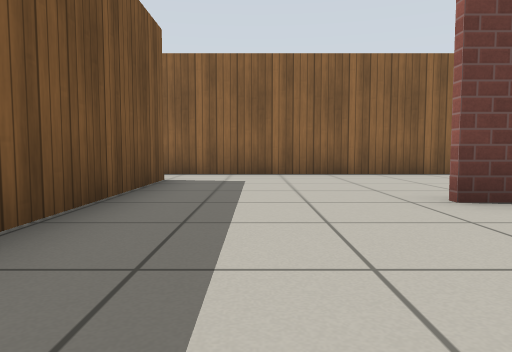
[1] (above)

24 first-person views from a walk through a Gazebo world. The camera is 0.5 m above the floor, tilts 4° down and sees 70° across. The floor is counted in squares, 1 m on a side. Each view is taken from the middle of a square. On the plan, view 1 faces up. The plan holds only what a view shows up to about 9 squares ahead; the rest is blank. Gazebo's built-in surfaces are drawn with simple patterns.

[2]
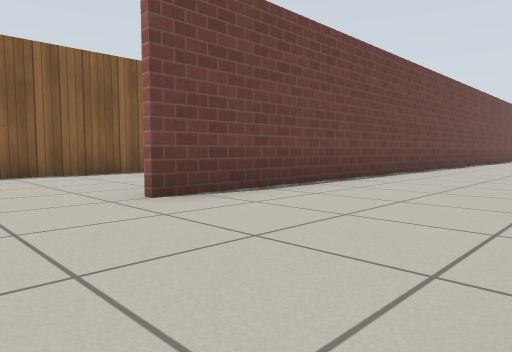

[3]
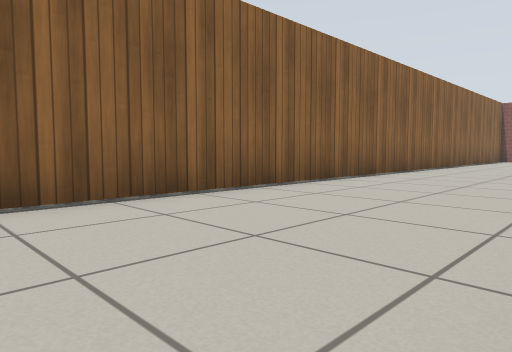

[4]
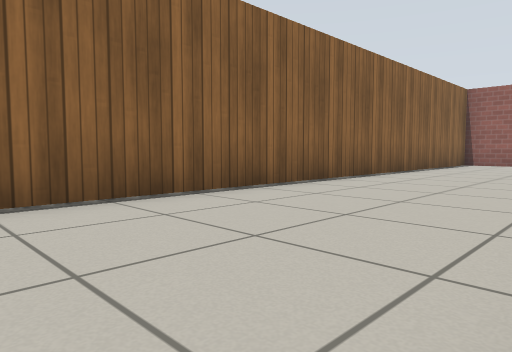

[5]
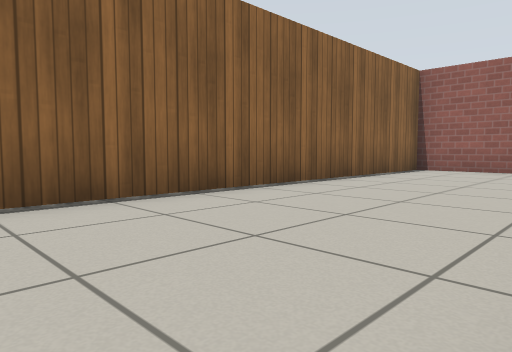

[6]
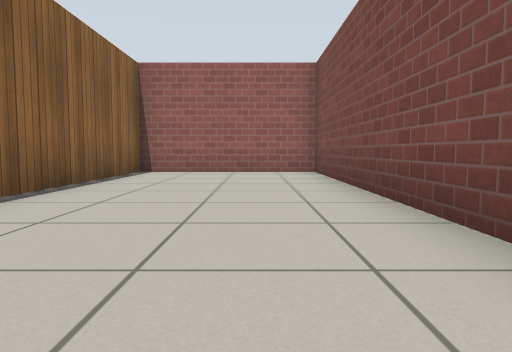

[7]
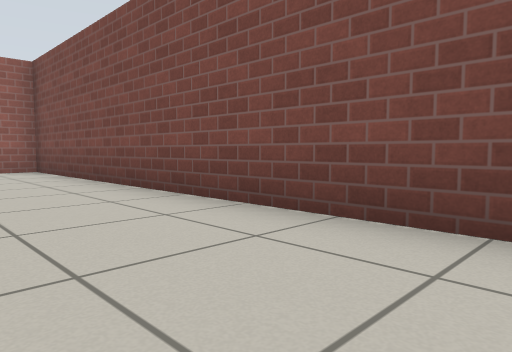

[8]
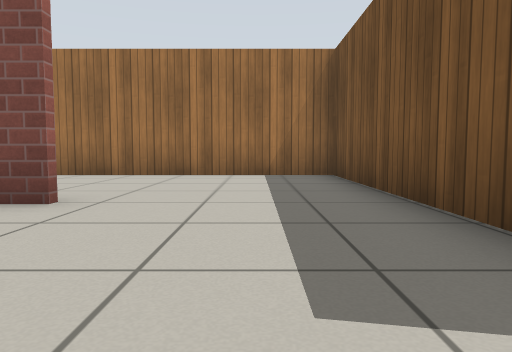

[9]
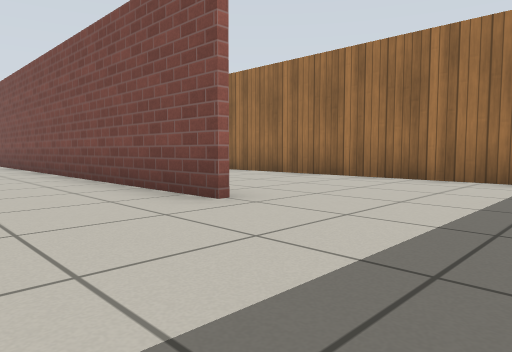

[10]
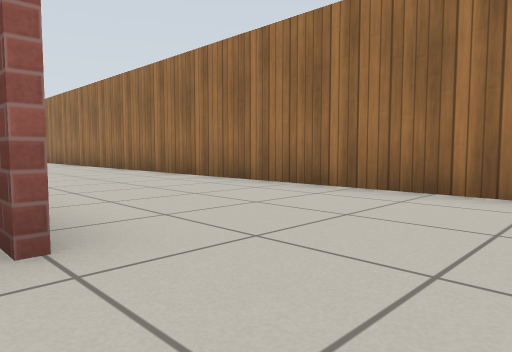

[11]
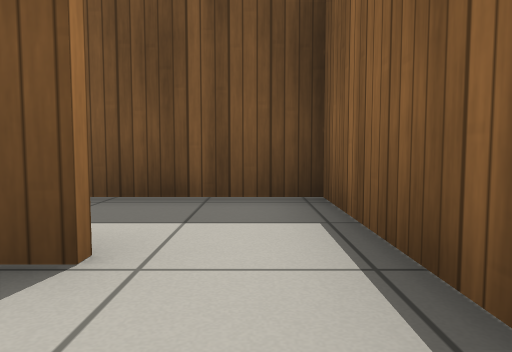

[12]
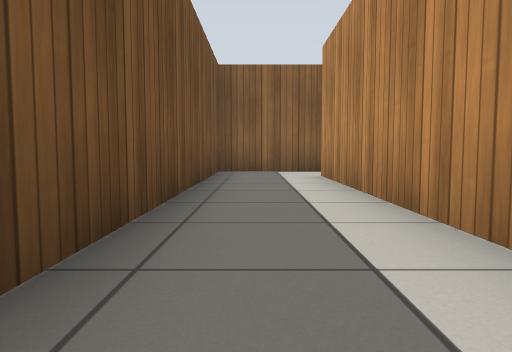

[13]
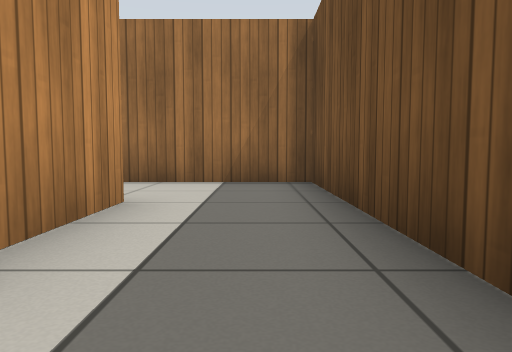

[14]
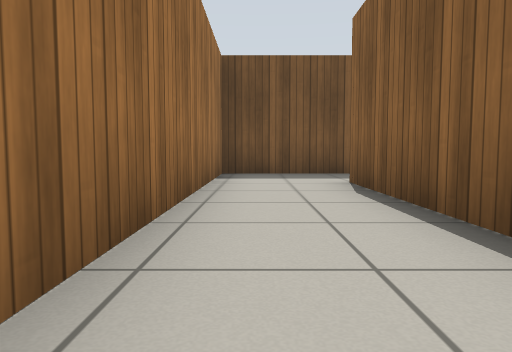

[15]
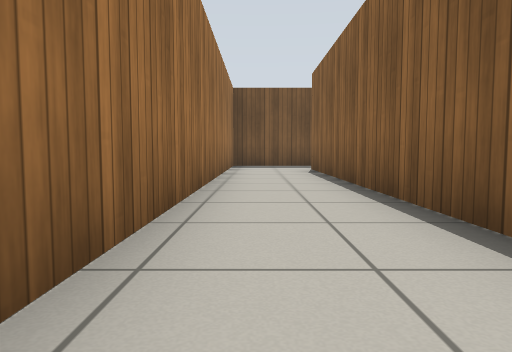

[16]
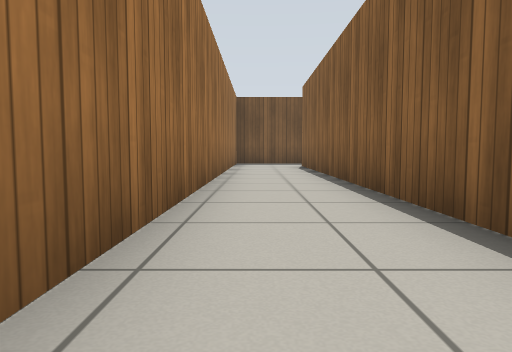

[17]
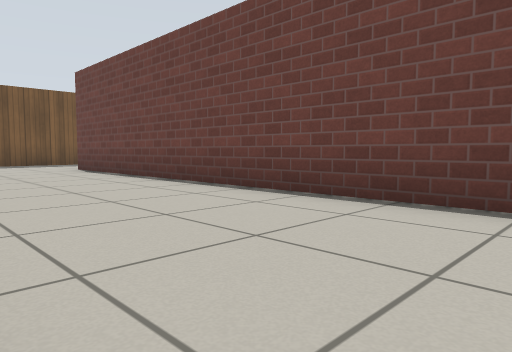

[18]
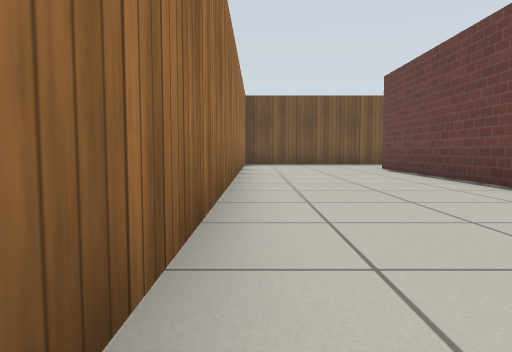

[19]
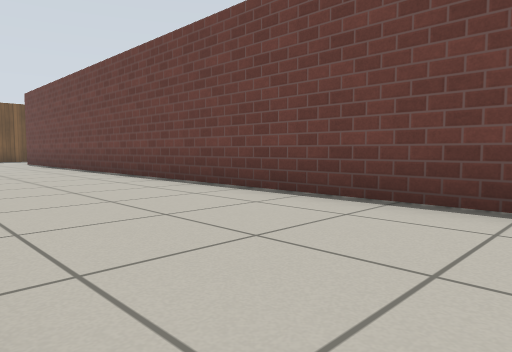

[20]
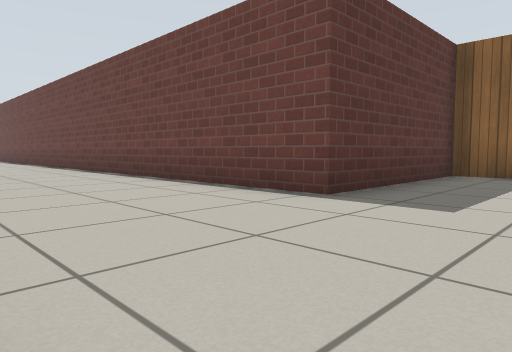

[21]
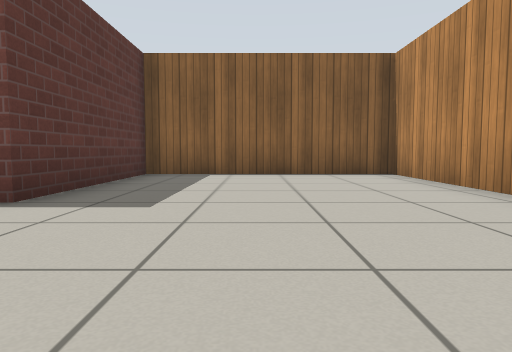

[22]
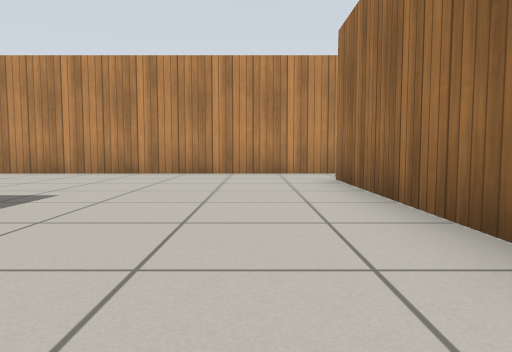

[23]
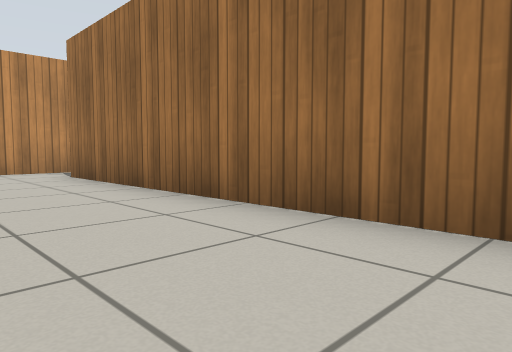

[24]
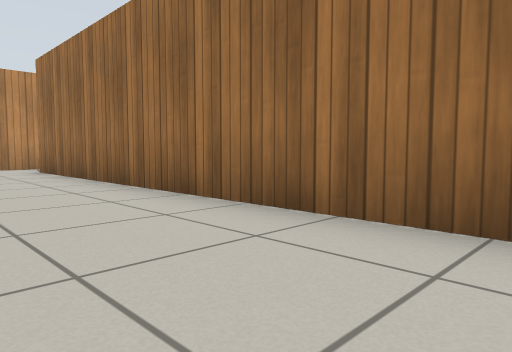

### Floor plan
Points are (right, up) in squares from view 1. A wall is a line through its corners. A room is listed if a view was taken in it or the views show most of it. See-through windows are left out.
Room 1 (views 1, 2, 3, 4, 5, 6, 7, 8, 9, 10, 11, 17, 18, 19, 20, 21, 22, 23, 24)
walls: (14.4, -0.4) (23.4, -0.4); (1.9, 3.6) (19.5, 3.6) (19.5, 7.7); (19.7, 7.7) (19.7, 3.5) (1.9, 3.5); (-1.6, 6.3) (-1.6, -0.4) (11.5, -0.4); (24.9, -1) (24.9, 7.7) (-1.4, 7.7)
ways out: opening at (-2, 7) to room 2; opening at (24, -1) to room 2
Room 2 (views 12, 13, 14, 15, 16)
walls: (8, -0.5) (-1.7, -0.5) (-1.7, 6.3); (-1.4, 7.7) (-3.9, 7.7) (-3.9, -2.7) (9, -2.7)
ways out: opening at (-2, 7) to room 1; opening at (24, -1) to room 1

Where each view was taken, in squares from view 1:
view 1: 0 up, 0 right, facing up
view 2: 0 up, 0 right, facing up-right
view 3: 4 up, 1 right, facing up-right
view 4: 4 up, 6 right, facing up-right
view 5: 4 up, 10 right, facing up-right
view 6: 5 up, 11 right, facing right
view 7: 6 up, 10 right, facing down-right
view 8: 7 up, 0 right, facing down
view 9: 6 up, 1 left, facing down-right
view 10: 4 up, 0 right, facing down-right
view 11: 7 up, 0 right, facing left
view 12: 1 down, 3 left, facing up
view 13: 3 up, 3 left, facing down
view 14: 2 down, 4 right, facing left
view 15: 2 down, 8 right, facing left
view 16: 2 down, 10 right, facing left
view 17: 0 up, 12 right, facing up-left
view 18: 0 up, 12 right, facing left
view 19: 0 up, 17 right, facing up-left
view 20: 0 up, 22 right, facing up-left
view 21: 0 up, 22 right, facing up
view 22: 1 up, 17 right, facing right
view 23: 2 up, 16 right, facing down-right
view 24: 2 up, 14 right, facing down-right
